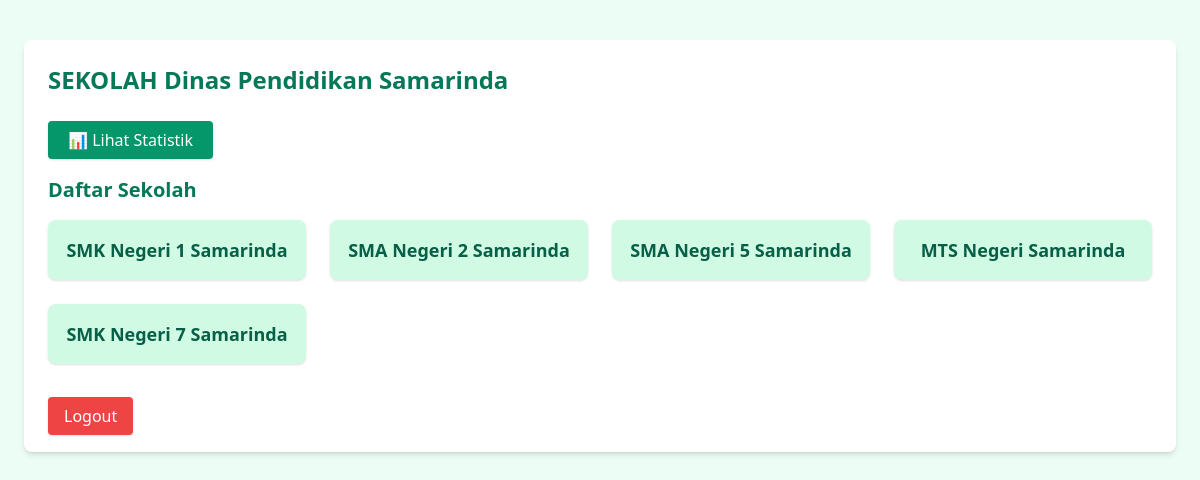
Screenshot of /dashboard.php (signed in) with the database file from the repository.
### tables this page shows
CREATE TABLE `users` (
  `id` int(11) NOT NULL,
  `nama` varchar(100) DEFAULT NULL,
  `email` varchar(100) DEFAULT NULL,
  `password` varchar(255) DEFAULT NULL,
  `role` enum('sekolah','dinas') NOT NULL,
  `is_anonim` tinyint(1) DEFAULT 0,
  `created_at` timestamp NOT NULL DEFAULT current_timestamp()
);

### dashboard.php (the view, shortened to what this page needs)
<?php
include 'db.php';
$nama = $_SESSION["nama"];
$role = $_SESSION["role"];
?>
<!DOCTYPE html>
<html lang="id">
<head>
    <script src="https://cdn.tailwindcss.com"></script>
</head>
<body class="bg-emerald-50 font-sans">
    <div class="w-full max-w-6xl mx-auto p-6 bg-white shadow-md rounded-lg mt-10">
        <h1 class="text-2xl font-bold text-emerald-700 mb-2">SEKOLAH <?= htmlspecialchars($nama) ?></h1>
        <br>
        <?php if ($role === 'sekolah'): ?>
            <div class="flex gap-4 mb-6 max-sm:flex-col">
                <a href="buat_pengaduan.php" class="bg-emerald-600 hover:bg-emerald-700 text-white px-5 py-2 rounded shadow">📝 Buat Pengaduan Baru</a>
                <a href="pengaduan_saya.php" class="bg-emerald-500 hover:bg-emerald-600 text-white px-5 py-2 rounded shadow">📄 Lihat Pengaduan Saya</a>
            </div>
        <?php elseif ($role === 'dinas'): ?>
            <div class="mb-6">
                <a href="statistik.php" class="bg-emerald-600 hover:bg-emerald-700 text-white px-5 py-2 rounded shadow">📊 Lihat Statistik</a>
            </div>
            <h2 class="text-xl font-semibold text-emerald-700 mb-4">Daftar Sekolah</h2>
            <div class="grid grid-cols-1 sm:grid-cols-2 md:grid-cols-3 lg:grid-cols-4 gap-6">
                <?php
                $sql = "SELECT id, nama FROM users WHERE role = 'sekolah'";
                $result = $conn->query($sql);
                if ($result && $result->num_rows > 0) {
                    while ($row = $result->fetch_assoc()):
                ?>
                    <a href="pengaduan_user.php?user_id=<?= $row['id'] ?>" class="block p-4 bg-emerald-100 hover:bg-emerald-200 rounded-lg shadow text-center transition">
                        <p class="text-lg font-semibold text-emerald-800"><?= htmlspecialchars($row['nama']) ?></p>
                    </a>
                <?php endwhile;
                } else {
                    echo '<p class="text-gray-500">Belum ada sekolah terdaftar.</p>';
                }
                ?>
            </div>
        <?php endif; ?>
        <div class="mt-10">
            <a href="logout.php" class="bg-red-500 hover:bg-red-600 text-white px-4 py-2 rounded shadow">Logout</a>
        </div>
    </div>
</body>
</html>

### rows the page displays
users: nama "SMK Negeri 1 Samarinda"
users: nama "SMA Negeri 2 Samarinda"
users: nama "SMA Negeri 5 Samarinda"
users: nama "MTS Negeri Samarinda"
users: nama "SMK Negeri 7 Samarinda"

### other values shown
$nama "Dinas Pendidikan Samarinda"
